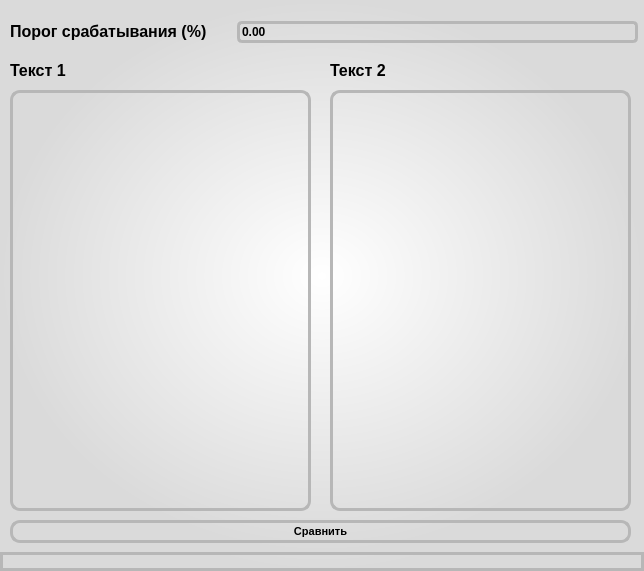
<?xml version="1.0" encoding="UTF-8"?>
<ui version="4.0">
 <class>MainWindow</class>
 <widget class="QMainWindow" name="MainWindow">
  <property name="geometry">
   <rect>
    <x>0</x>
    <y>0</y>
    <width>644</width>
    <height>571</height>
   </rect>
  </property>
  <property name="windowTitle">
   <string>Антиплагиат</string>
  </property>
  <property name="styleSheet">
   <string notr="true">background-color: qradialgradient(spread:pad, cx:0.5, cy:0.5, radius:0.5, fx:0.5, fy:0.5, stop:0 rgba(255, 255, 255, 255), stop:1 rgba(218, 218, 218, 255));</string>
  </property>
  <widget class="QWidget" name="centralwidget">
   <widget class="QLabel" name="text1_label">
    <property name="geometry">
     <rect>
      <x>10</x>
      <y>60</y>
      <width>91</width>
      <height>21</height>
     </rect>
    </property>
    <property name="font">
     <font>
      <pointsize>12</pointsize>
      <weight>75</weight>
      <bold>true</bold>
     </font>
    </property>
    <property name="styleSheet">
     <string notr="true">background-color: rgba(0,0,0,0)</string>
    </property>
    <property name="text">
     <string>Текст 1</string>
    </property>
   </widget>
   <widget class="QPushButton" name="checkBtn">
    <property name="geometry">
     <rect>
      <x>10</x>
      <y>520</y>
      <width>621</width>
      <height>23</height>
     </rect>
    </property>
    <property name="font">
     <font>
      <pointsize>8</pointsize>
      <weight>75</weight>
      <bold>true</bold>
     </font>
    </property>
    <property name="styleSheet">
     <string notr="true">QPushButton{
border: 3px solid #b7b7b7;
border-radius: 10px;
background-color: none;
}
QPushButton:hover{
background-color: #c8c8c8;
}</string>
    </property>
    <property name="text">
     <string>Сравнить</string>
    </property>
   </widget>
   <widget class="QLabel" name="alert_label">
    <property name="geometry">
     <rect>
      <x>10</x>
      <y>20</y>
      <width>224</width>
      <height>23</height>
     </rect>
    </property>
    <property name="font">
     <font>
      <pointsize>12</pointsize>
      <weight>75</weight>
      <bold>true</bold>
      <underline>false</underline>
     </font>
    </property>
    <property name="styleSheet">
     <string notr="true">background-color: rgba(0,0,0,0)</string>
    </property>
    <property name="text">
     <string>Порог срабатывания (%)</string>
    </property>
   </widget>
   <widget class="QPlainTextEdit" name="text2">
    <property name="geometry">
     <rect>
      <x>330</x>
      <y>90</y>
      <width>301</width>
      <height>421</height>
     </rect>
    </property>
    <property name="font">
     <font>
      <weight>75</weight>
      <bold>true</bold>
     </font>
    </property>
    <property name="styleSheet">
     <string notr="true">background: rgba(0,0,0,0);
border-radius: 10px;
border: 3px solid #b7b7b7;
</string>
    </property>
   </widget>
   <widget class="QLabel" name="text2_label">
    <property name="geometry">
     <rect>
      <x>330</x>
      <y>60</y>
      <width>81</width>
      <height>21</height>
     </rect>
    </property>
    <property name="font">
     <font>
      <pointsize>12</pointsize>
      <weight>75</weight>
      <bold>true</bold>
     </font>
    </property>
    <property name="styleSheet">
     <string notr="true">background-color: rgba(0,0,0,0)</string>
    </property>
    <property name="text">
     <string>Текст 2</string>
    </property>
   </widget>
   <widget class="QPlainTextEdit" name="text1">
    <property name="geometry">
     <rect>
      <x>10</x>
      <y>90</y>
      <width>301</width>
      <height>421</height>
     </rect>
    </property>
    <property name="font">
     <font>
      <weight>75</weight>
      <bold>true</bold>
     </font>
    </property>
    <property name="styleSheet">
     <string notr="true">background: rgba(0,0,0,0);
border-radius: 10px;
border: 3px solid #b7b7b7;
</string>
    </property>
    <property name="plainText">
     <string/>
    </property>
   </widget>
   <widget class="QDoubleSpinBox" name="alert_value">
    <property name="geometry">
     <rect>
      <x>237</x>
      <y>21</y>
      <width>401</width>
      <height>22</height>
     </rect>
    </property>
    <property name="font">
     <font>
      <weight>75</weight>
      <bold>true</bold>
     </font>
    </property>
    <property name="styleSheet">
     <string notr="true">background: rgba(0,0,0,0);
border-radius: 5px;
border: 3px solid #b7b7b7;
</string>
    </property>
    <property name="maximum">
     <double>100.000000000000000</double>
    </property>
   </widget>
  </widget>
  <widget class="QStatusBar" name="statusbar">
   <property name="font">
    <font>
     <weight>75</weight>
     <bold>true</bold>
    </font>
   </property>
   <property name="styleSheet">
    <string notr="true">background: none;
border-radius: 10px;
border: 3px solid #b7b7b7;
</string>
   </property>
   <property name="sizeGripEnabled">
    <bool>false</bool>
   </property>
  </widget>
 </widget>
 <resources/>
 <connections/>
</ui>
